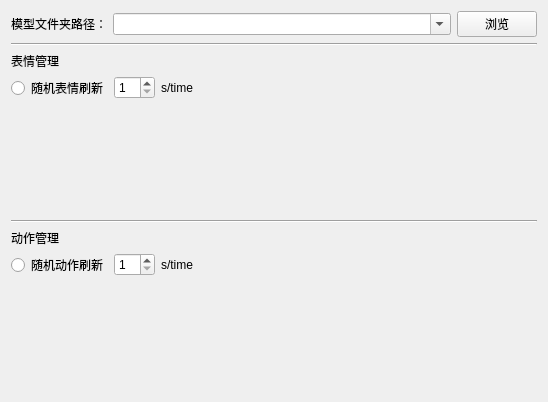
<?xml version="1.0" encoding="UTF-8"?>
<ui version="4.0">
 <class>ModelWidget</class>
 <widget class="QWidget" name="ModelWidget">
  <property name="geometry">
   <rect>
    <x>0</x>
    <y>0</y>
    <width>548</width>
    <height>402</height>
   </rect>
  </property>
  <property name="windowTitle">
   <string>Form</string>
  </property>
  <layout class="QVBoxLayout" name="verticalLayout" stretch="0,0,0,0,1,0,0,0,1">
   <item>
    <layout class="QHBoxLayout" name="horizontalLayout" stretch="0,1,0">
     <item>
      <widget class="QLabel" name="label">
       <property name="text">
        <string>模型文件夹路径：</string>
       </property>
      </widget>
     </item>
     <item>
      <widget class="QComboBox" name="comboBox">
       <property name="editable">
        <bool>true</bool>
       </property>
      </widget>
     </item>
     <item>
      <widget class="QPushButton" name="pushButton">
       <property name="text">
        <string>浏览</string>
       </property>
      </widget>
     </item>
    </layout>
   </item>
   <item>
    <widget class="Line" name="line">
     <property name="orientation">
      <enum>Qt::Horizontal</enum>
     </property>
    </widget>
   </item>
   <item>
    <widget class="QLabel" name="label_2">
     <property name="text">
      <string>表情管理</string>
     </property>
    </widget>
   </item>
   <item>
    <layout class="QHBoxLayout" name="horizontalLayout_3" stretch="0,0,0,1">
     <item>
      <widget class="QRadioButton" name="radioButton">
       <property name="text">
        <string>随机表情刷新</string>
       </property>
       <property name="autoExclusive">
        <bool>false</bool>
       </property>
      </widget>
     </item>
     <item>
      <widget class="QSpinBox" name="spinBox">
       <property name="minimum">
        <number>1</number>
       </property>
       <property name="maximum">
        <number>10</number>
       </property>
      </widget>
     </item>
     <item>
      <widget class="QLabel" name="label_4">
       <property name="text">
        <string>s/time</string>
       </property>
      </widget>
     </item>
     <item>
      <spacer name="horizontalSpacer_2">
       <property name="orientation">
        <enum>Qt::Horizontal</enum>
       </property>
       <property name="sizeHint" stdset="0">
        <size>
         <width>40</width>
         <height>20</height>
        </size>
       </property>
      </spacer>
     </item>
    </layout>
   </item>
   <item>
    <widget class="QWidget" name="widget" native="true"/>
   </item>
   <item>
    <widget class="Line" name="line_2">
     <property name="orientation">
      <enum>Qt::Horizontal</enum>
     </property>
    </widget>
   </item>
   <item>
    <widget class="QLabel" name="label_3">
     <property name="text">
      <string>动作管理</string>
     </property>
    </widget>
   </item>
   <item>
    <layout class="QHBoxLayout" name="horizontalLayout_2" stretch="0,0,0,1">
     <item>
      <widget class="QRadioButton" name="radioButton_2">
       <property name="text">
        <string>随机动作刷新</string>
       </property>
       <property name="autoExclusive">
        <bool>false</bool>
       </property>
      </widget>
     </item>
     <item>
      <widget class="QSpinBox" name="spinBox_2">
       <property name="minimum">
        <number>1</number>
       </property>
       <property name="maximum">
        <number>10</number>
       </property>
      </widget>
     </item>
     <item>
      <widget class="QLabel" name="label_5">
       <property name="text">
        <string>s/time</string>
       </property>
      </widget>
     </item>
     <item>
      <spacer name="horizontalSpacer">
       <property name="orientation">
        <enum>Qt::Horizontal</enum>
       </property>
       <property name="sizeHint" stdset="0">
        <size>
         <width>40</width>
         <height>20</height>
        </size>
       </property>
      </spacer>
     </item>
    </layout>
   </item>
   <item>
    <widget class="QWidget" name="widget_2" native="true"/>
   </item>
  </layout>
 </widget>
 <resources/>
 <connections>
  <connection>
   <sender>pushButton</sender>
   <signal>pressed()</signal>
   <receiver>ModelWidget</receiver>
   <slot>folder_choose()</slot>
   <hints>
    <hint type="sourcelabel">
     <x>513</x>
     <y>18</y>
    </hint>
    <hint type="destinationlabel">
     <x>546</x>
     <y>16</y>
    </hint>
   </hints>
  </connection>
  <connection>
   <sender>radioButton_2</sender>
   <signal>clicked(bool)</signal>
   <receiver>ModelWidget</receiver>
   <slot>motion_israndom(bool)</slot>
   <hints>
    <hint type="sourcelabel">
     <x>104</x>
     <y>260</y>
    </hint>
    <hint type="destinationlabel">
     <x>549</x>
     <y>258</y>
    </hint>
   </hints>
  </connection>
  <connection>
   <sender>radioButton</sender>
   <signal>clicked(bool)</signal>
   <receiver>ModelWidget</receiver>
   <slot>expression_israndom(bool)</slot>
   <hints>
    <hint type="sourcelabel">
     <x>104</x>
     <y>81</y>
    </hint>
    <hint type="destinationlabel">
     <x>549</x>
     <y>79</y>
    </hint>
   </hints>
  </connection>
 </connections>
 <slots>
  <slot>folder_choose()</slot>
  <slot>expression_israndom(bool)</slot>
  <slot>motion_israndom(bool)</slot>
 </slots>
</ui>
